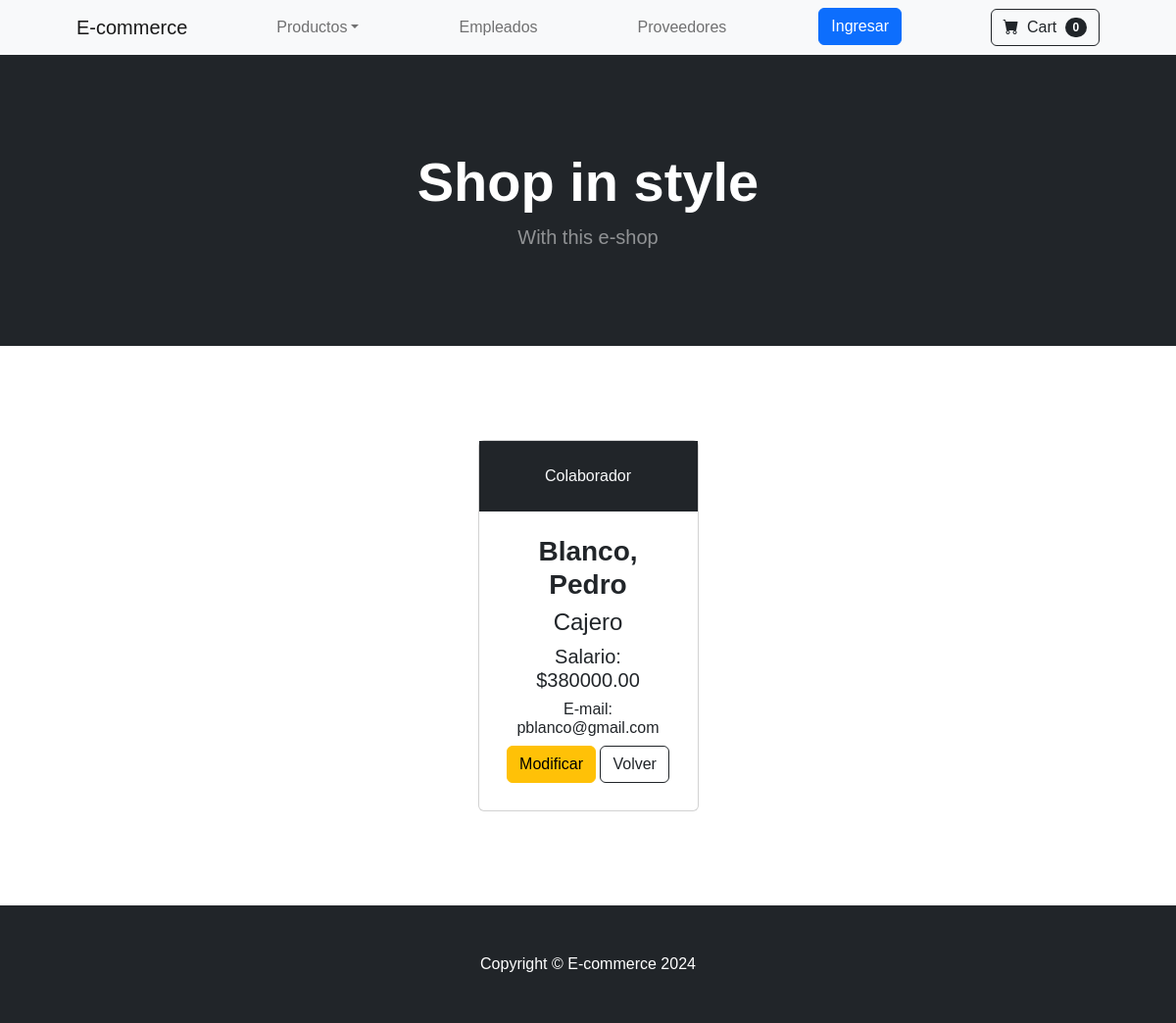
Page /ecommerce/detail_employee/4 on the earlier database version.
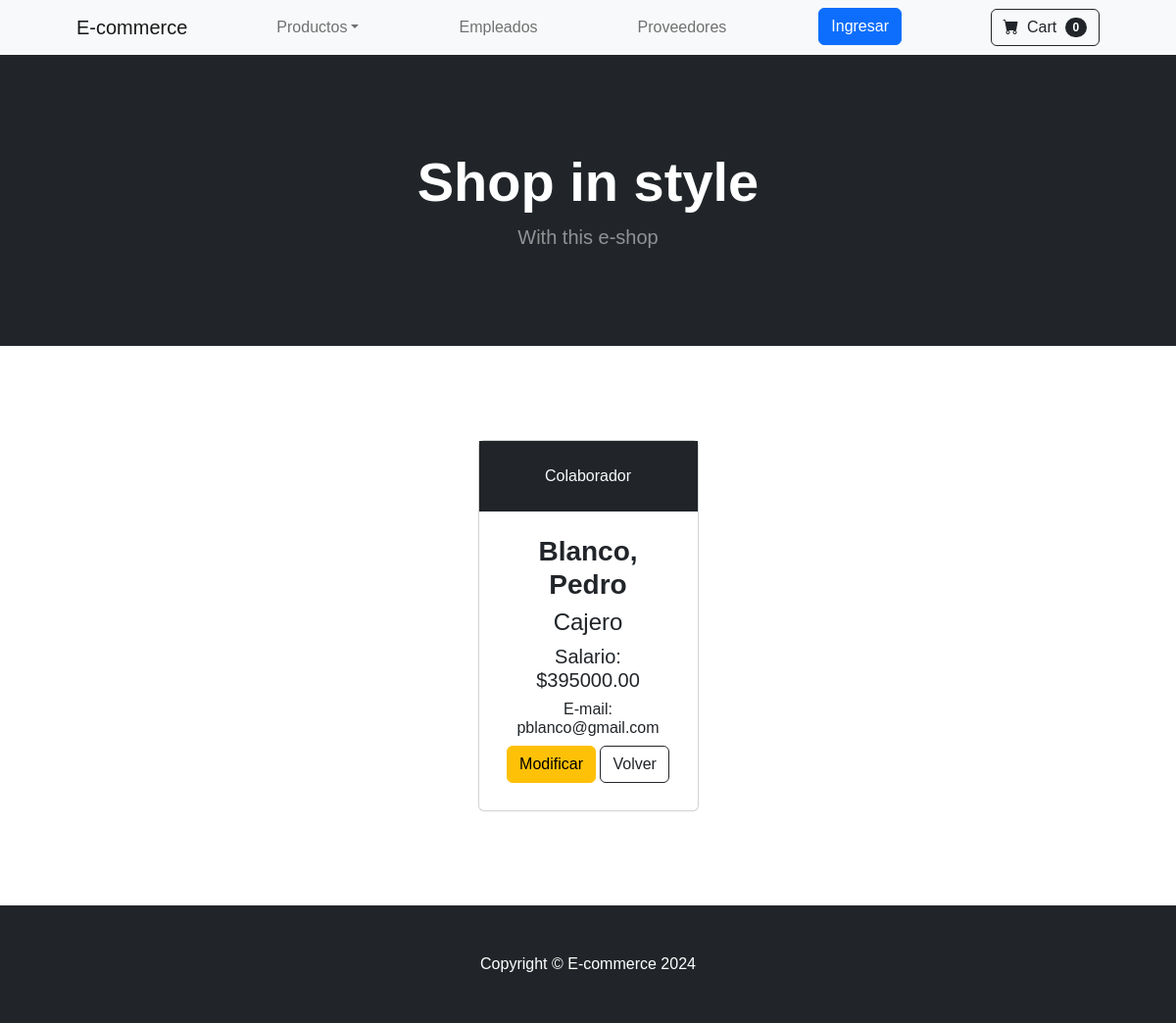
Same page on the later database version.
### ecommerce/models.py (models this page shows, shortened)
class Employee(models.Model):
    name = models.CharField(max_length=40)
    last_name = models.CharField(max_length=40)
    birthday = models.DateField()
    position = models.CharField(max_length=50)
    salary = models.DecimalField(max_digits=9, decimal_places=2)
    start_date = models.DateField()
    phone_number = models.CharField(max_length=20)
    email = models.EmailField(unique=True)

### ecommerce/views.py (the view)
# urls.py: path('detail_employee/<int:id>', detailed_employee, name='detailedEmployee'),
def detailed_employee(req, id):
    employee = Employee.objects.get(id=id)
    return render(req, 'detail_employee.html', {'employee': employee})

### ecommerce/templates/detail_employee.html (shortened to what this page needs)
<!DOCTYPE html>
<html lang="en">
    <head>
        {% load static %}
        <link href="https://cdn.jsdelivr.net/npm/bootstrap-icons@1.5.0/font/bootstrap-icons.css" rel="stylesheet" />
        <link href="{% static '/css/styles.css' %}" rel="stylesheet" />
    </head>
    <body>
        {% include 'navbar.html' %}
        {% include 'header.html' %}
        {% block dinamicContent %}
            <section class="py-5 container px-4 px-lg-5 mt-5">
                <div class="row gx-4 gx-lg-5 row-cols-2 row-cols-md-3 row-cols-xl-4 justify-content-center">
                    <div class="col mb-5">
                        <div class="card h-100">
                            <div class="card-head p-4 text-center bg-dark text-light">Colaborador</div>
                            <div class="card-body p-4 text-center">
                                <h3 class="fw-bolder">{{employee.last_name}}, {{employee.name}}</h3>
                                <h4>{{employee.position}}</h4>
                                <h5>Salario: ${{employee.salary}}</h5>
                                <h6>E-mail: {{employee.email}}</h6>
                                <a class="btn btn-warning mt-auto mb-1" href="{% url 'updateEmployee' employee.id %}">Modificar</a>
                                <a class="btn btn-outline-dark mt-auto mb-1" href="{% url 'employees' %}">Volver</a>
                            </div>
                        </div>
                    </div>
                </div>
            </section>
        {% endblock dinamicContent %}
        {% include 'footer.html' %}
    </body>
</html>

Differences in the rows shown:
changed Employee "Blanco": salary "380000.00" → "395000.00"
